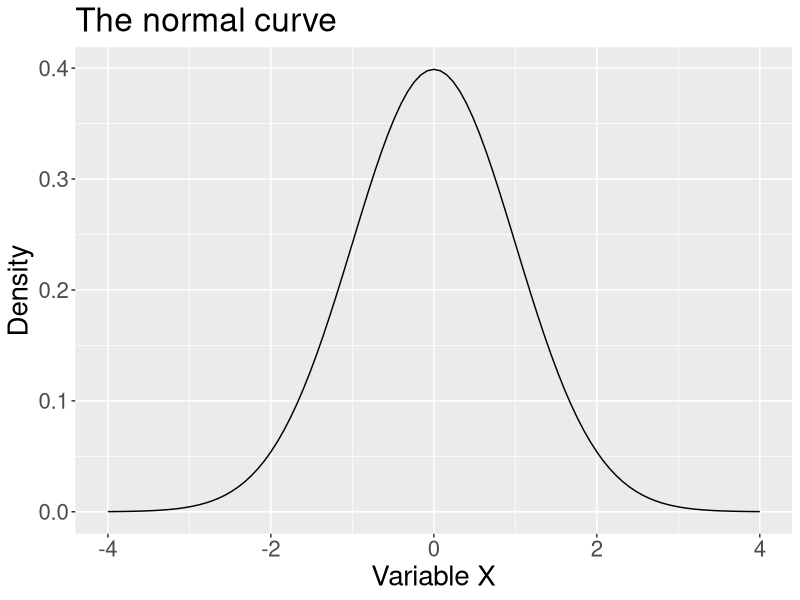
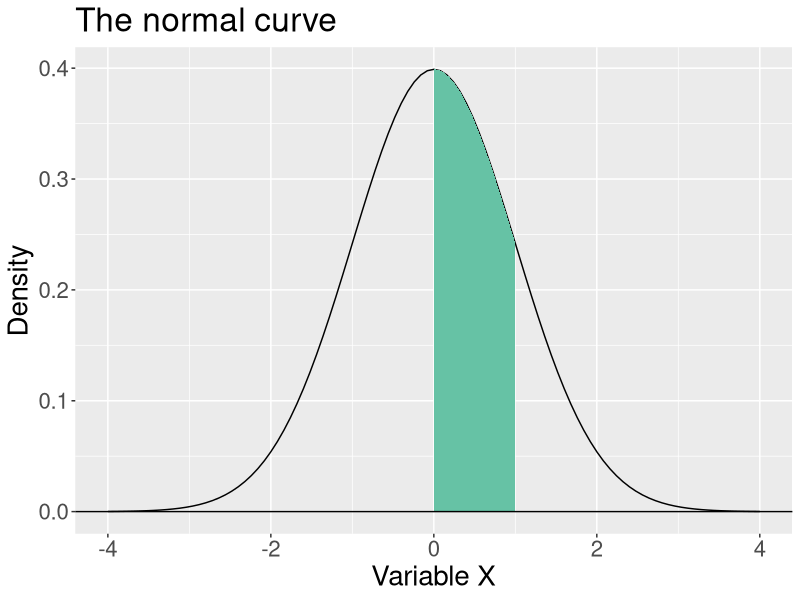
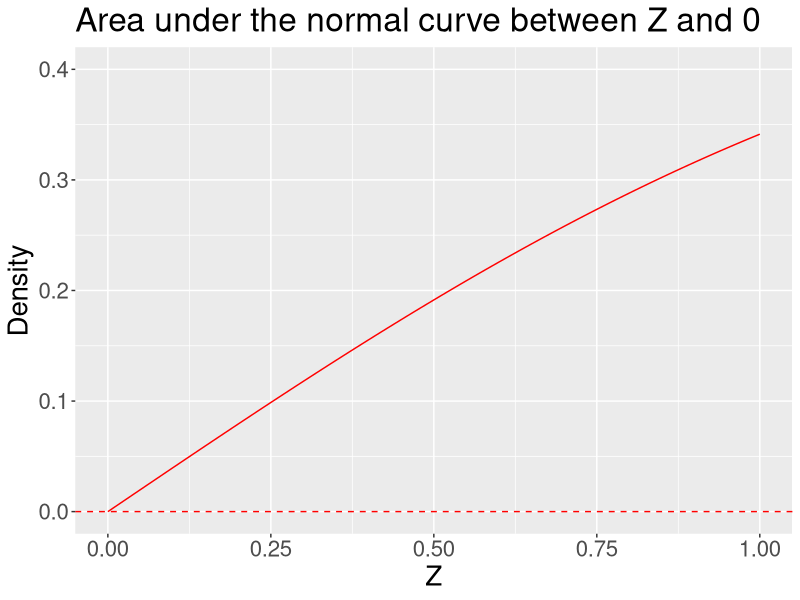
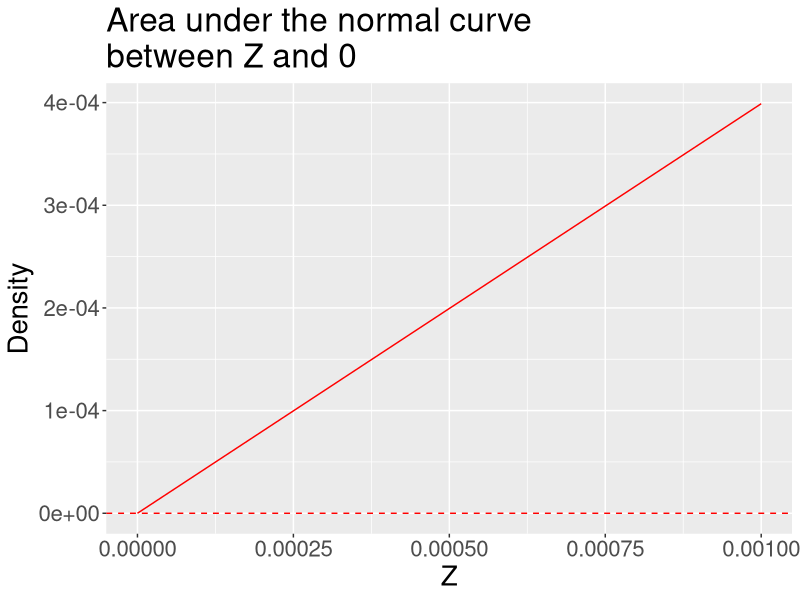
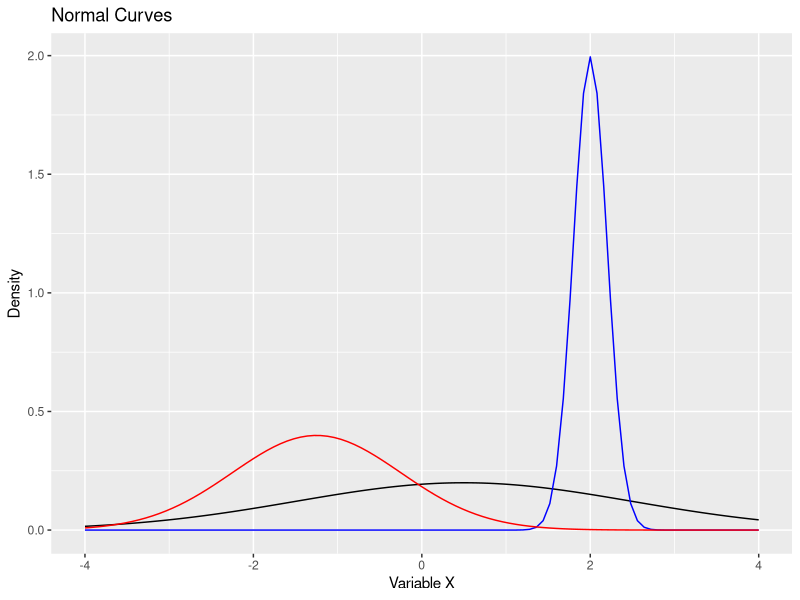
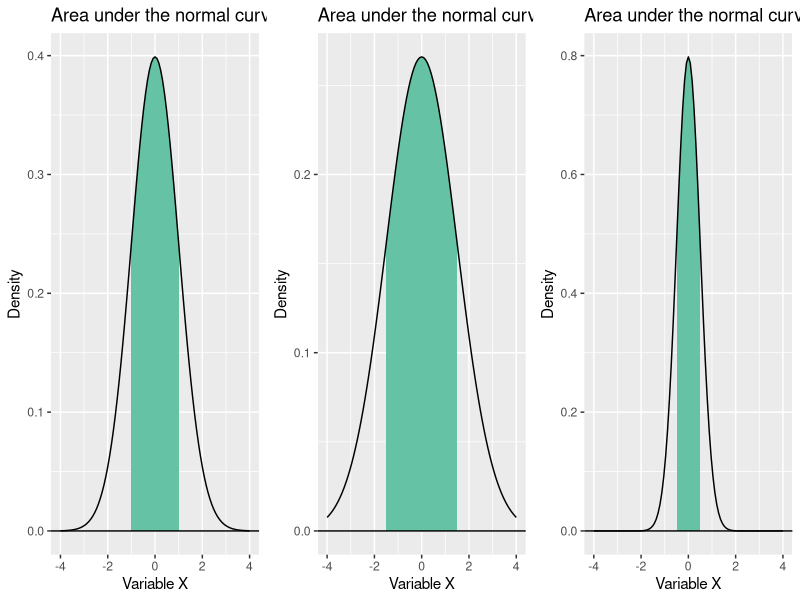
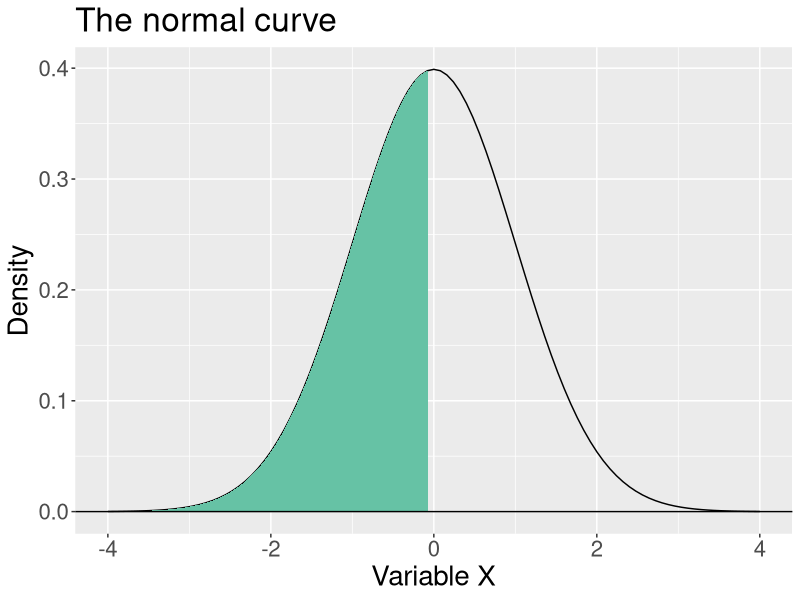
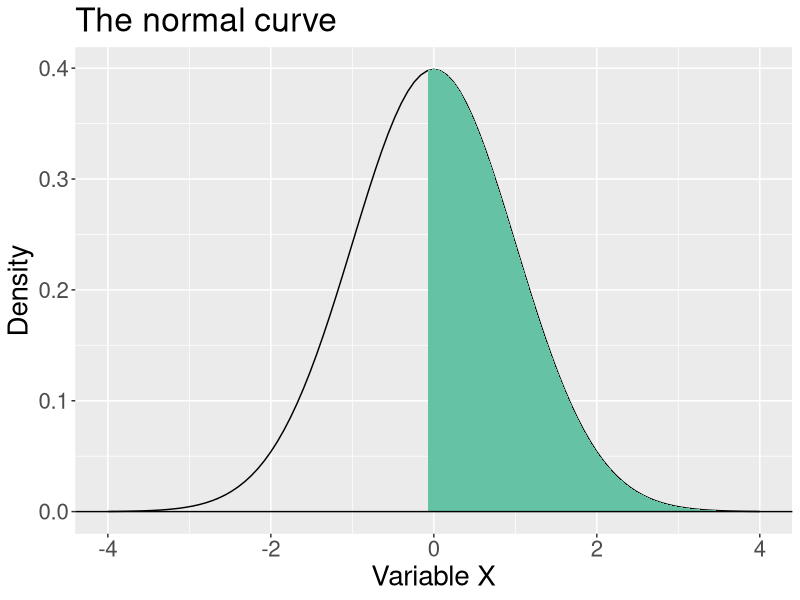

Write the R code that produced these figures, in order.
## ---- chunk 1
library(tidyverse)
library(ggpubr)
library(knitr)
colors = RColorBrewer::brewer.pal(4, "Set2")
## ---- chunk 2
ggplot(data.frame(x = seq(-4, 4)), aes(x)) +
  stat_function(fun = function(x) dnorm(x)) +
  scale_x_continuous("Variable X") +
  scale_y_continuous("Density")+
  ggtitle("The normal curve") +
  theme(text = element_text(size = 20))
## ---- chunk 3
ggplot(data.frame(x = seq(-4, 4)), aes(x)) +
  stat_function(fun = function(x) dnorm(x)) + 
  stat_function(fun = function(x) dnorm(x) , 
                xlim = c(0, 1),
                geom = "area", fill = colors[1]) + 
  geom_hline(aes(yintercept = 0))+
  scale_x_continuous("Variable X") + scale_y_continuous("Density")+ggtitle("The normal curve") + theme(text = element_text(size =20))
## ---- chunk 4
ggplot(data.frame(x = seq(0, 1)), aes(x)) +
  stat_function(fun = function(x) pnorm(x)-.5, color = "red") + 
  geom_hline(aes(yintercept = 0), color = "red", linetype = "dashed")+
  scale_x_continuous("Z") +
  scale_y_continuous("Density", limits=c(0,.4)) +ggtitle("Area under the normal curve between Z and 0")+ theme(text = element_text(size = 20))

## ---- chunk 5
ggplot(data.frame(x = seq(0, .001, by =.00005)), aes(x)) +
  stat_function(fun = function(x) pnorm(x)-.5, color = "red") + 
  geom_hline(aes(yintercept = 0), color = "red", linetype = "dashed")+
  scale_x_continuous("Z") +
  scale_y_continuous("Density") +ggtitle("Area under the normal curve\nbetween Z and 0")+ theme(text = element_text(size = 20))

## ---- chunk 6
ggplot(data.frame(x = seq(-4, 4)), aes(x)) +
  stat_function(fun = function(x) dnorm(x, mean = .5, sd = 2)) +
  stat_function(fun = function(x) dnorm(x, mean = 2, sd = .2), color = "blue") +
  stat_function(fun = function(x) dnorm(x, mean = -1.25, sd = 1), color = "red") +
  scale_x_continuous("Variable X") +
  scale_y_continuous("Density") +
  ggtitle("Normal Curves")
## ---- chunk 7
p1 = ggplot(data.frame(x = seq(-4, 4)), aes(x)) +
stat_function(fun = function(x) dnorm(x) , 
                xlim = c(-1, 1),
                geom = "area", fill = colors[1]) +
  stat_function(fun = function(x) dnorm(x)) +
  geom_hline(aes(yintercept = 0)) +
  scale_x_continuous("Variable X") +
  scale_y_continuous("Density")+
  ggtitle("Area under the normal curve")

p2 = ggplot(data.frame(x = seq(-4, 4)), aes(x)) +
stat_function(fun = function(x) dnorm(x, sd = 1.5) , 
                xlim = c(-1.5, 1.5),
                geom = "area", fill = colors[1]) +
  stat_function(fun = function(x) dnorm(x, sd = 1.5)) +
  geom_hline(aes(yintercept = 0)) +
  scale_x_continuous("Variable X") +
  scale_y_continuous("Density")+
  ggtitle("Area under the normal curve")

p3 = ggplot(data.frame(x = seq(-4, 4)), aes(x)) +
stat_function(fun = function(x) dnorm(x, sd = .5) , 
                xlim = c(-.5, .5),
                geom = "area", fill = colors[1]) +
  stat_function(fun = function(x) dnorm(x, sd = .5)) +
  geom_hline(aes(yintercept = 0)) +
  scale_x_continuous("Variable X") +
  scale_y_continuous("Density")+
  ggtitle("Area under the normal curve")

ggarrange(p1, p2, p3, ncol = 3)
## ---- chunk 8
starwars[1:6,1:2]
## ---- chunk 9
starwars %>% 
  select(1:2) %>% 
  mutate_at(2, ~round(x = scale(.), digits = 2)) %>% 
  head(.) %>% 
  print(.)
## ---- chunk 10
pnorm(q = -.07, mean = 0, sd = 1)
## ---- chunk 11
ggplot(data.frame(x = seq(-4, 4)), aes(x)) +
  stat_function(fun = function(x) dnorm(x)) + 
  stat_function(fun = function(x) dnorm(x) , 
                xlim = c(-0.07, -4),
                geom = "area", fill = colors[1]) + 
  geom_hline(aes(yintercept = 0))+
  scale_x_continuous("Variable X") + scale_y_continuous("Density")+ggtitle("The normal curve") + theme(text = element_text(size =20))
## ---- chunk 12
1-pnorm(q = -.07, mean = 0, sd = 1)
## ---- chunk 13
ggplot(data.frame(x = seq(-4, 4)), aes(x)) +
  stat_function(fun = function(x) dnorm(x)) + 
  stat_function(fun = function(x) dnorm(x) , 
                xlim = c(-0.07, 4),
                geom = "area", fill = colors[1]) + 
  geom_hline(aes(yintercept = 0))+
  scale_x_continuous("Variable X") + scale_y_continuous("Density")+ggtitle("The normal curve") + theme(text = element_text(size =20))
## ---- chunk 14
pnorm(q = -2.25, mean = 0, sd = 1)
## ---- chunk 15
ggplot(data.frame(x = seq(-4, 4)), aes(x)) +
  stat_function(fun = function(x) dnorm(x)) + 
  stat_function(fun = function(x) dnorm(x) , 
                xlim = c(-2.25, -4),
                geom = "area", fill = colors[1]) + 
  geom_hline(aes(yintercept = 0))+
  scale_x_continuous("Variable X") + scale_y_continuous("Density")+ggtitle("The normal curve") + theme(text = element_text(size =20))
## ---- chunk 16
1-pnorm(q = -2.25, mean = 0, sd = 1)
## ---- chunk 17
ggplot(data.frame(x = seq(-4, 4)), aes(x)) +
  stat_function(fun = function(x) dnorm(x)) + 
  stat_function(fun = function(x) dnorm(x) , 
                xlim = c(-2.25, 4),
                geom = "area", fill = colors[1]) + 
  geom_hline(aes(yintercept = 0))+
  scale_x_continuous("Variable X") + scale_y_continuous("Density")+ggtitle("The normal curve") + theme(text = element_text(size =20))
